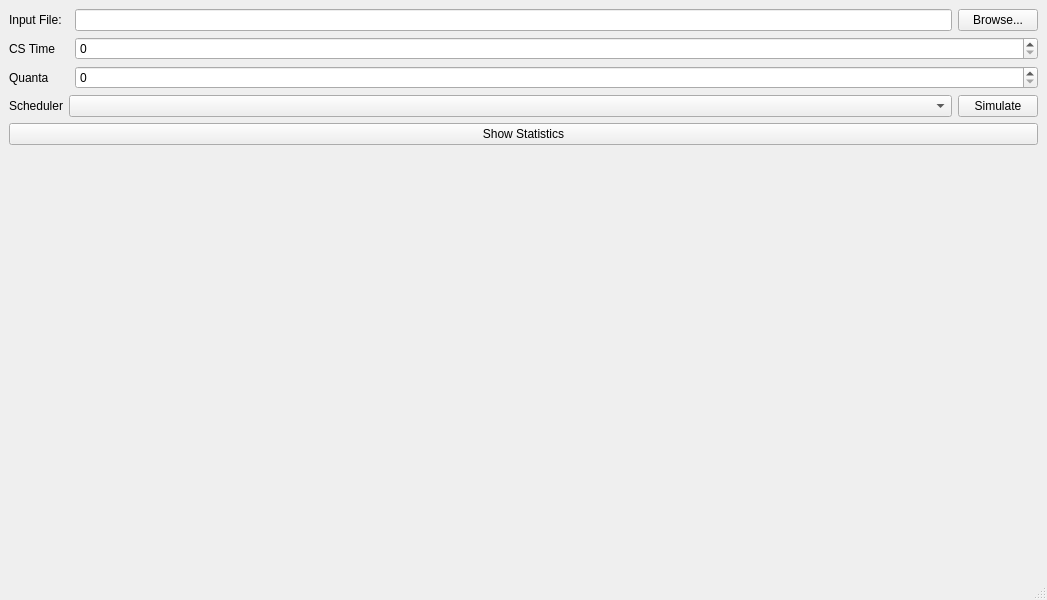
<?xml version="1.0" encoding="UTF-8"?>
<ui version="4.0">
 <class>MainWindow</class>
 <widget class="QMainWindow" name="MainWindow">
  <property name="geometry">
   <rect>
    <x>0</x>
    <y>0</y>
    <width>1047</width>
    <height>600</height>
   </rect>
  </property>
  <property name="windowTitle">
   <string>MainWindow</string>
  </property>
  <widget class="QWidget" name="centralwidget">
   <layout class="QHBoxLayout" name="horizontalLayout" stretch="0">
    <item>
     <layout class="QGridLayout" name="gridLayout" rowstretch="0,0,0,0,0,0,0" columnstretch="0,0,0,0">
      <item row="0" column="0">
       <widget class="QLabel" name="label">
        <property name="text">
         <string>Input File:</string>
        </property>
       </widget>
      </item>
      <item row="6" column="2">
       <widget class="QWidget" name="widget" native="true"/>
      </item>
      <item row="0" column="2">
       <widget class="QLineEdit" name="fileEdit">
        <property name="readOnly">
         <bool>true</bool>
        </property>
       </widget>
      </item>
      <item row="0" column="3">
       <widget class="QPushButton" name="browseBtn">
        <property name="sizePolicy">
         <sizepolicy hsizetype="Minimum" vsizetype="Fixed">
          <horstretch>0</horstretch>
          <verstretch>0</verstretch>
         </sizepolicy>
        </property>
        <property name="text">
         <string>Browse...</string>
        </property>
       </widget>
      </item>
      <item row="1" column="2" colspan="2">
       <widget class="QSpinBox" name="spinBox"/>
      </item>
      <item row="5" column="0" colspan="4">
       <layout class="QHBoxLayout" name="horizontalLayout_2">
        <item>
         <widget class="QPushButton" name="showStatsBtn">
          <property name="text">
           <string>Show Statistics</string>
          </property>
         </widget>
        </item>
       </layout>
      </item>
      <item row="3" column="0">
       <widget class="QLabel" name="label_2">
        <property name="text">
         <string>Scheduler</string>
        </property>
       </widget>
      </item>
      <item row="3" column="3">
       <widget class="QPushButton" name="simulateBtn">
        <property name="text">
         <string>Simulate</string>
        </property>
       </widget>
      </item>
      <item row="1" column="0" colspan="2">
       <widget class="QLabel" name="label_3">
        <property name="text">
         <string>CS Time</string>
        </property>
       </widget>
      </item>
      <item row="2" column="0" colspan="2">
       <widget class="QLabel" name="label_4">
        <property name="text">
         <string>Quanta</string>
        </property>
       </widget>
      </item>
      <item row="2" column="2" colspan="2">
       <widget class="QSpinBox" name="spinBox_2"/>
      </item>
      <item row="3" column="1" colspan="2">
       <widget class="QComboBox" name="comboBox"/>
      </item>
     </layout>
    </item>
   </layout>
  </widget>
  <widget class="QMenuBar" name="menubar">
   <property name="geometry">
    <rect>
     <x>0</x>
     <y>0</y>
     <width>1047</width>
     <height>22</height>
    </rect>
   </property>
  </widget>
  <widget class="QStatusBar" name="statusbar"/>
 </widget>
 <resources/>
 <connections/>
</ui>
